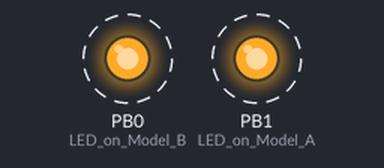
Simulated run of this sketch. Board: ATtiny85, built with avr-gcc and run on an emulated ATtiny85. Parts: output pins drawn as LEDs (lit = HIGH). Dashed ring = blinking. Random numbers use the default seed unless the sketch sets one.

Above: at 2.57 s.
Timing chart, 0 to 5.5 s (numbered marks = the images above):
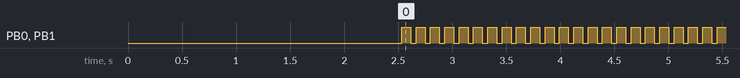

Measured:
- by itself, PB0 (LED_on_Model_B), PB1 (LED_on_Model_A): alternates HIGH for 0.08 s and LOW for 0.05 s

The sketch:

passwd_gen.ino
```cpp
#include "DigiKeyboard.h"

void setup() {
  pinMode(0, OUTPUT); //LED on Model B
  pinMode(1, OUTPUT); //LED on Model A
  DigiKeyboard.sendKeyStroke(0);
  DigiKeyboard.delay(500);
  DigiKeyboard.sendKeyStroke(0, MOD_GUI_LEFT);
  DigiKeyboard.delay(500);
  DigiKeyboard.println("terminal");
  DigiKeyboard.delay(1250);
  DigiKeyboard.println("cd Downloads");
  DigiKeyboard.delay(100);
  DigiKeyboard.println("nano passwd.txt");
  DigiKeyboard.delay(100);
}

void loop() {
  digitalWrite(0, HIGH);   // turn the LED on (HIGH is the voltage level)
  digitalWrite(1, HIGH);
  char passwd[12];
  for(int x=0; x<12; x++) passwd[x]=random(33, 127);
  DigiKeyboard.println(String(passwd));
  DigiKeyboard.delay(50);
  digitalWrite(0, LOW);    // turn the LED off by making the voltage LOW
  digitalWrite(1, LOW);
  delay(50);               // wait for a second
}
```
